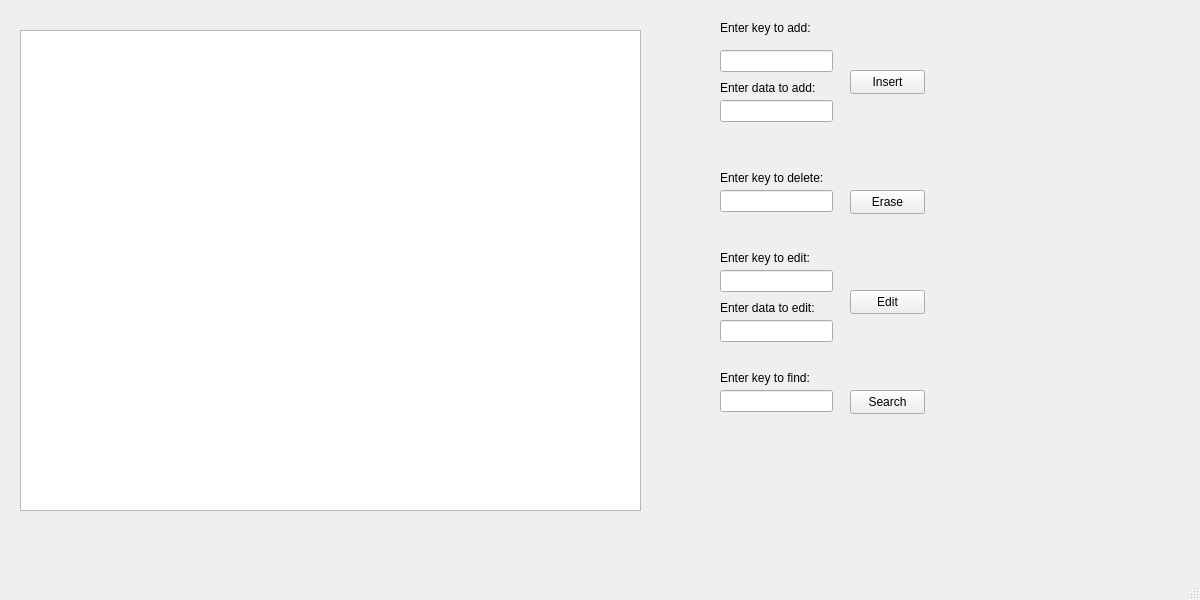
<?xml version="1.0" encoding="UTF-8"?>
<ui version="4.0">
 <class>MainWindow</class>
 <widget class="QMainWindow" name="MainWindow">
  <property name="geometry">
   <rect>
    <x>0</x>
    <y>0</y>
    <width>1200</width>
    <height>600</height>
   </rect>
  </property>
  <property name="windowTitle">
   <string>MainWindow</string>
  </property>
  <widget class="QWidget" name="centralwidget">
   <widget class="QPlainTextEdit" name="plainTextEdit">
    <property name="geometry">
     <rect>
      <x>20</x>
      <y>30</y>
      <width>621</width>
      <height>481</height>
     </rect>
    </property>
   </widget>
   <widget class="QLineEdit" name="line_key">
    <property name="geometry">
     <rect>
      <x>720</x>
      <y>50</y>
      <width>113</width>
      <height>22</height>
     </rect>
    </property>
   </widget>
   <widget class="QLineEdit" name="line_data">
    <property name="geometry">
     <rect>
      <x>720</x>
      <y>100</y>
      <width>113</width>
      <height>22</height>
     </rect>
    </property>
   </widget>
   <widget class="QPushButton" name="buttonInsert">
    <property name="geometry">
     <rect>
      <x>850</x>
      <y>70</y>
      <width>75</width>
      <height>24</height>
     </rect>
    </property>
    <property name="text">
     <string>Insert</string>
    </property>
   </widget>
   <widget class="QLabel" name="label">
    <property name="geometry">
     <rect>
      <x>720</x>
      <y>20</y>
      <width>111</width>
      <height>16</height>
     </rect>
    </property>
    <property name="text">
     <string>Enter key to add:</string>
    </property>
   </widget>
   <widget class="QLabel" name="label_2">
    <property name="geometry">
     <rect>
      <x>720</x>
      <y>80</y>
      <width>111</width>
      <height>16</height>
     </rect>
    </property>
    <property name="text">
     <string>Enter data to add:</string>
    </property>
   </widget>
   <widget class="QLineEdit" name="line_keyDelete">
    <property name="geometry">
     <rect>
      <x>720</x>
      <y>190</y>
      <width>113</width>
      <height>22</height>
     </rect>
    </property>
   </widget>
   <widget class="QLabel" name="label_3">
    <property name="geometry">
     <rect>
      <x>720</x>
      <y>170</y>
      <width>111</width>
      <height>16</height>
     </rect>
    </property>
    <property name="text">
     <string>Enter key to delete:</string>
    </property>
   </widget>
   <widget class="QPushButton" name="buttonErase">
    <property name="geometry">
     <rect>
      <x>850</x>
      <y>190</y>
      <width>75</width>
      <height>24</height>
     </rect>
    </property>
    <property name="text">
     <string>Erase</string>
    </property>
   </widget>
   <widget class="QLineEdit" name="line_keyEdit">
    <property name="geometry">
     <rect>
      <x>720</x>
      <y>270</y>
      <width>113</width>
      <height>22</height>
     </rect>
    </property>
   </widget>
   <widget class="QLineEdit" name="line_dataEdit">
    <property name="geometry">
     <rect>
      <x>720</x>
      <y>320</y>
      <width>113</width>
      <height>22</height>
     </rect>
    </property>
   </widget>
   <widget class="QPushButton" name="buttonEdit">
    <property name="geometry">
     <rect>
      <x>850</x>
      <y>290</y>
      <width>75</width>
      <height>24</height>
     </rect>
    </property>
    <property name="text">
     <string>Edit</string>
    </property>
   </widget>
   <widget class="QLabel" name="label_4">
    <property name="geometry">
     <rect>
      <x>720</x>
      <y>250</y>
      <width>111</width>
      <height>16</height>
     </rect>
    </property>
    <property name="text">
     <string>Enter key to edit:</string>
    </property>
   </widget>
   <widget class="QLabel" name="label_5">
    <property name="geometry">
     <rect>
      <x>720</x>
      <y>300</y>
      <width>111</width>
      <height>16</height>
     </rect>
    </property>
    <property name="text">
     <string>Enter data to edit:</string>
    </property>
   </widget>
   <widget class="QLineEdit" name="line_keySearch">
    <property name="geometry">
     <rect>
      <x>720</x>
      <y>390</y>
      <width>113</width>
      <height>22</height>
     </rect>
    </property>
   </widget>
   <widget class="QPushButton" name="buttonSearch">
    <property name="geometry">
     <rect>
      <x>850</x>
      <y>390</y>
      <width>75</width>
      <height>24</height>
     </rect>
    </property>
    <property name="text">
     <string>Search</string>
    </property>
   </widget>
   <widget class="QLabel" name="label_6">
    <property name="geometry">
     <rect>
      <x>720</x>
      <y>370</y>
      <width>111</width>
      <height>16</height>
     </rect>
    </property>
    <property name="text">
     <string>Enter key to find:</string>
    </property>
   </widget>
   <widget class="QLabel" name="resSearch">
    <property name="geometry">
     <rect>
      <x>720</x>
      <y>420</y>
      <width>211</width>
      <height>16</height>
     </rect>
    </property>
    <property name="text">
     <string/>
    </property>
   </widget>
  </widget>
  <widget class="QMenuBar" name="menubar">
   <property name="geometry">
    <rect>
     <x>0</x>
     <y>0</y>
     <width>1200</width>
     <height>22</height>
    </rect>
   </property>
  </widget>
  <widget class="QStatusBar" name="statusbar"/>
 </widget>
 <resources/>
 <connections/>
</ui>
